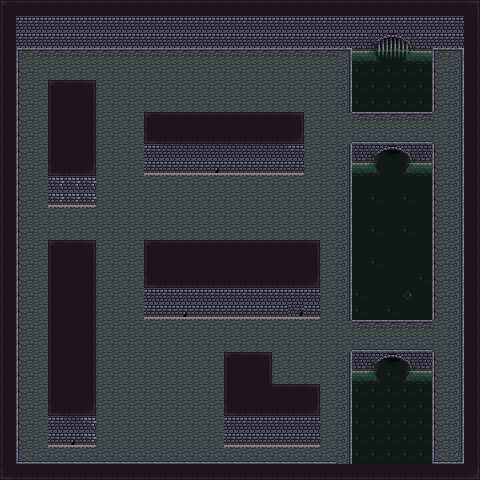

Rendered tile map (Tiled .tmx) drawn with the repository's tilesets; below, a short description and the full map source, tile grids included:
An orthogonal 30x30 tile map with 16x16 px tiles, 1 tile layer (Слой тайлов 1).

<map version="1.2" tiledversion="1.2.0" orientation="orthogonal" renderorder="right-down" width="30" height="30" tilewidth="16" tileheight="16" infinite="0" nextlayerid="2" nextobjectid="1">
 <tileset firstgid="1" name="sewer" tilewidth="16" tileheight="16" tilecount="352" columns="16">
  <image source="sewer.png" width="256" height="352" />
 </tileset>
 <layer id="1" name="Слой тайлов 1" width="30" height="30" offsetx="0.0417" offsety="0.0208667">
  <data encoding="csv">
11,12,12,12,12,12,12,12,12,12,12,12,12,12,12,12,12,12,12,12,12,12,12,12,12,12,12,12,12,13,
27,49,49,49,49,49,49,49,49,49,49,49,49,49,49,49,49,49,49,49,49,49,49,49,49,49,49,49,49,29,
27,49,49,49,49,49,49,49,49,49,49,49,49,49,49,49,49,49,49,49,49,49,49,92,93,94,49,49,49,29,
27,1,2,2,2,2,2,2,2,2,2,2,2,2,2,2,2,2,2,2,2,3,113,108,109,110,113,1,3,29,
27,17,18,18,18,18,18,18,18,18,18,18,18,18,18,18,18,18,18,18,18,19,125,125,125,125,125,17,19,29,
27,17,18,11,12,13,18,18,18,18,18,18,18,18,18,18,18,18,18,18,18,19,125,125,125,125,125,17,19,29,
27,17,18,27,28,29,18,18,18,18,18,18,18,18,18,18,18,18,18,18,18,19,125,125,125,125,125,17,19,29,
27,17,18,27,28,29,18,18,18,11,12,12,12,12,12,12,12,12,13,18,18,18,2,2,2,2,2,18,19,29,
27,17,18,27,28,29,18,18,18,43,44,44,44,44,44,44,44,44,45,18,18,18,34,34,34,34,34,18,19,29,
27,17,18,27,28,29,18,18,18,49,51,51,51,51,51,51,51,51,49,18,18,19,97,98,99,100,97,17,19,29,
27,17,18,43,44,45,18,18,18,65,65,65,65,72,65,65,65,65,65,18,18,19,113,114,138,116,113,17,19,29,
27,17,18,50,50,50,18,18,18,18,18,18,18,18,18,18,18,18,18,18,18,19,138,138,138,138,138,17,19,29,
27,17,18,66,66,66,18,18,18,18,18,18,18,18,18,18,18,18,18,18,18,19,138,125,138,125,138,17,19,29,
27,17,18,18,18,18,18,18,18,18,18,18,18,18,18,18,18,18,18,18,18,19,129,129,129,129,129,17,19,29,
27,17,18,18,18,18,18,18,18,18,18,18,18,18,18,18,18,18,18,18,18,19,129,125,129,125,129,17,19,29,
27,17,18,11,12,13,18,18,18,11,12,12,12,12,12,12,12,12,12,13,18,19,129,129,129,129,129,17,19,29,
27,17,18,27,28,29,18,18,18,27,28,28,28,28,28,28,28,28,28,29,18,19,129,125,129,129,129,17,19,29,
27,17,18,27,28,29,18,18,18,43,44,44,44,44,44,44,44,44,44,45,18,19,129,129,129,129,125,17,19,29,
27,17,18,27,28,29,18,18,18,49,49,49,49,49,49,49,49,49,49,49,18,19,125,129,129,141,129,17,19,29,
27,17,18,27,28,29,18,18,18,65,65,72,65,65,65,65,65,65,74,65,18,19,125,129,125,129,129,17,19,29,
27,17,18,27,28,29,18,18,18,18,18,18,18,18,18,18,18,18,18,18,18,18,2,2,2,2,2,18,19,29,
27,17,18,27,28,29,18,18,18,18,18,18,18,18,18,18,18,18,18,18,18,18,34,34,34,34,34,18,19,29,
27,17,18,27,28,29,18,18,18,18,18,18,18,18,11,12,13,18,18,18,18,19,97,98,99,100,97,17,19,29,
27,17,18,27,28,29,18,18,18,18,18,18,18,18,27,28,29,18,18,18,18,19,113,114,125,116,113,17,19,29,
27,17,18,27,28,29,18,18,18,18,18,18,18,18,27,28,28,12,12,13,18,19,125,125,125,125,125,17,19,29,
27,17,18,43,44,45,18,18,18,18,18,18,18,18,43,44,44,44,44,45,18,19,125,125,125,125,125,17,19,29,
27,17,18,49,51,50,18,18,18,18,18,18,18,18,49,49,49,49,49,49,18,19,125,125,125,125,125,17,19,29,
27,17,18,65,72,66,18,18,18,18,18,18,18,18,65,65,65,65,65,65,18,19,125,125,125,125,125,17,19,29,
27,33,34,34,34,34,34,34,34,34,34,34,34,34,34,34,34,34,34,34,34,19,125,125,125,125,125,33,35,29,
43,44,44,44,44,44,44,44,44,44,44,44,44,44,44,44,44,44,44,44,44,44,44,44,44,44,44,44,44,45
</data>
 </layer>
</map>
